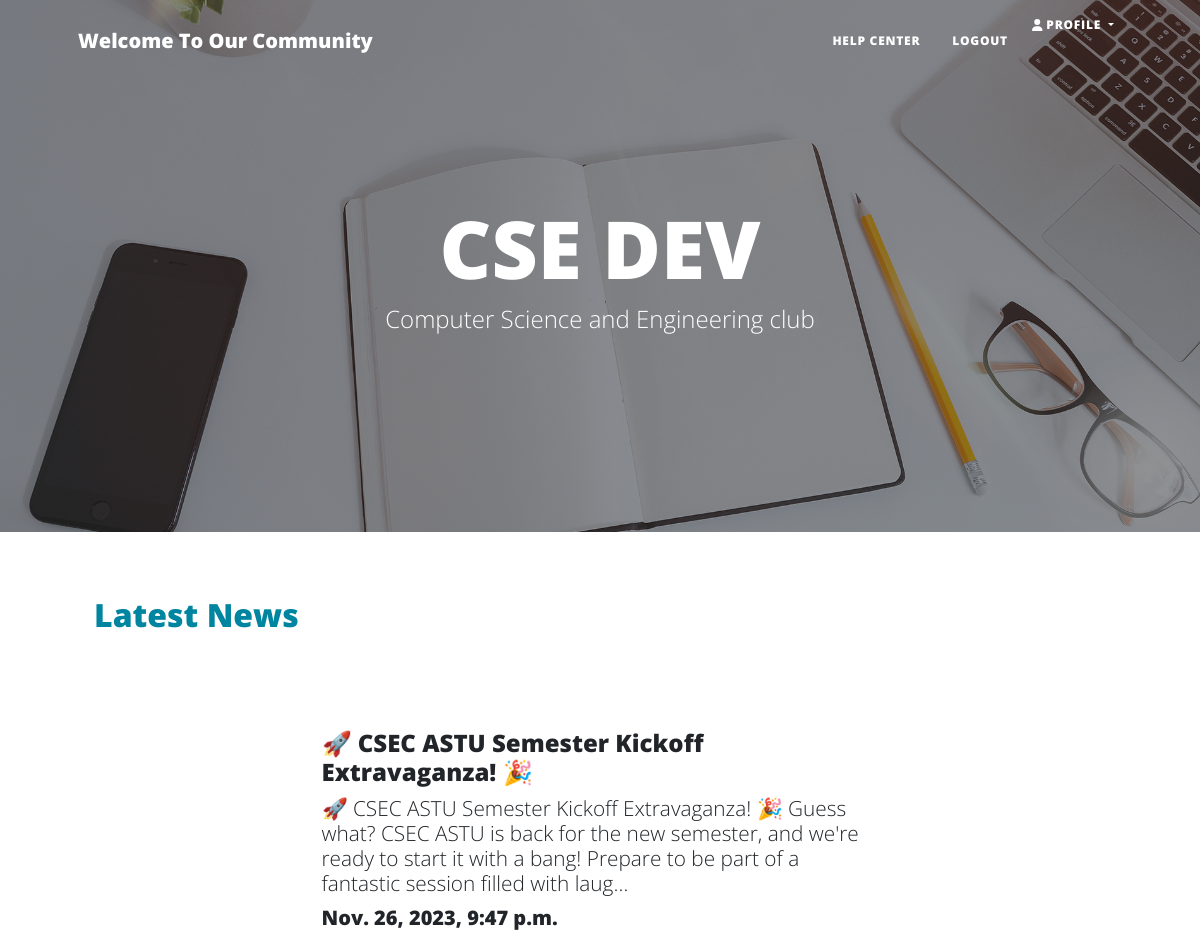
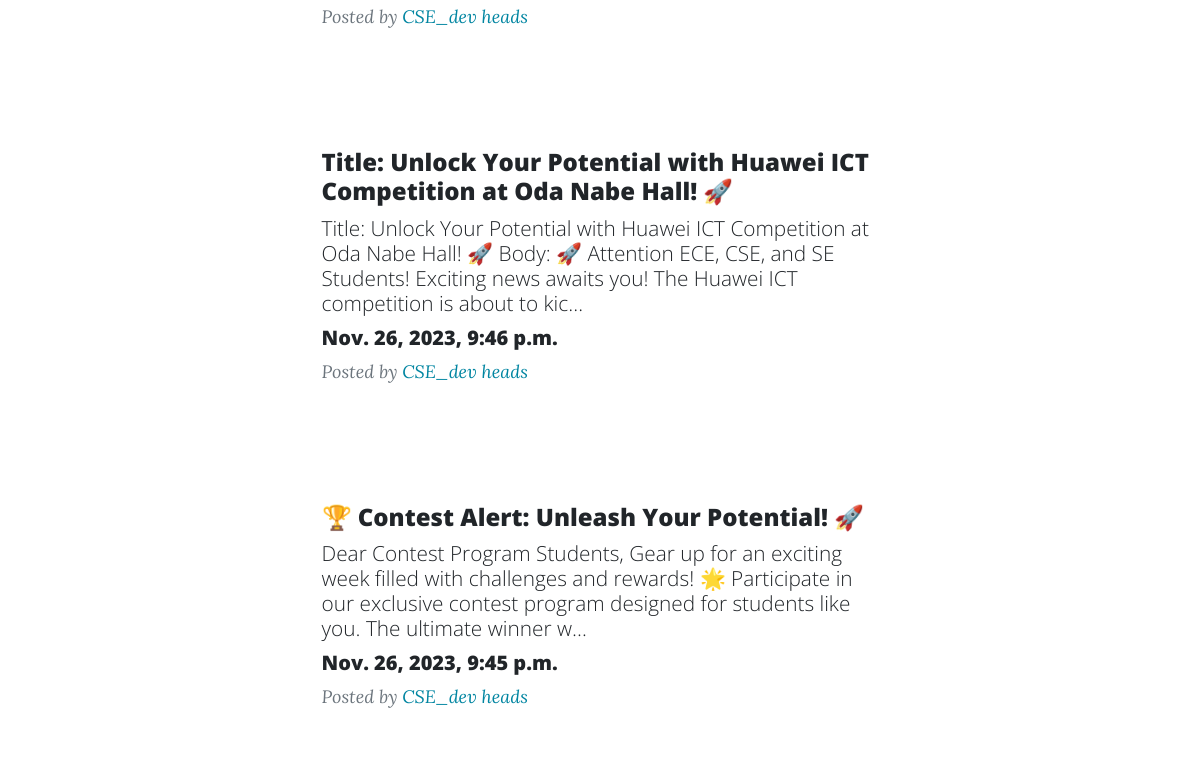
Page /home/ (upper part) on the earlier database version (2 pictures, top to bottom).
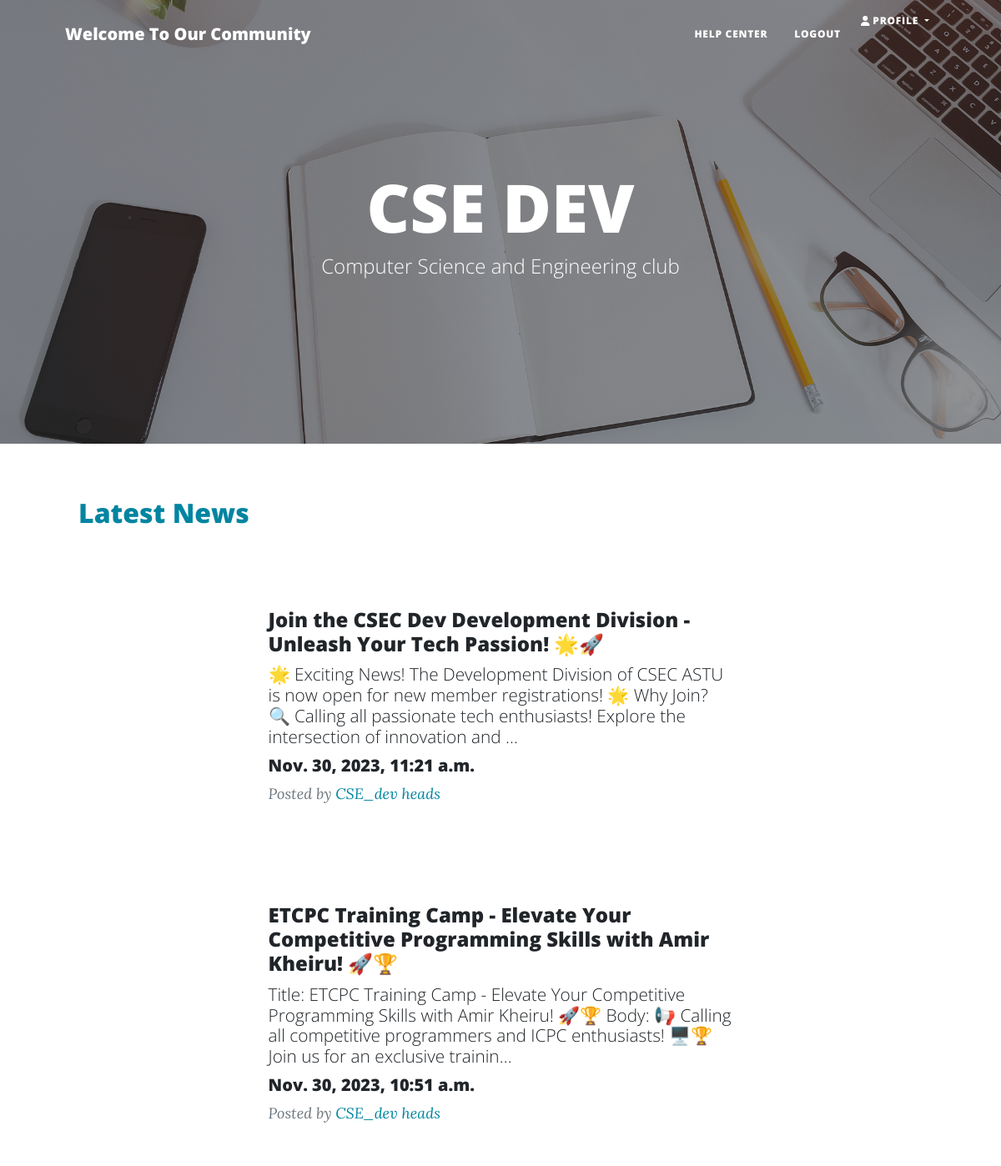
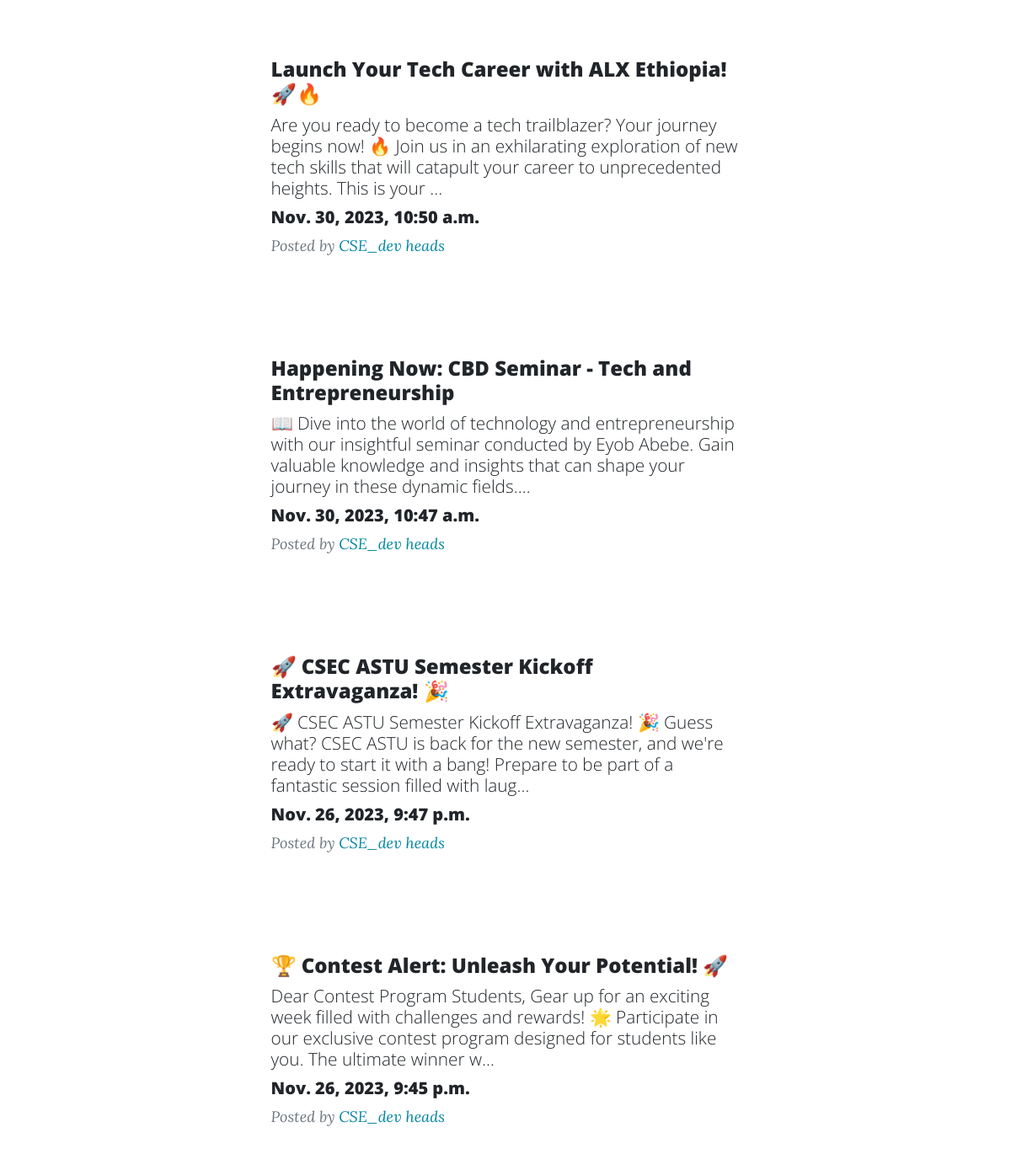
Same page on the later database version (2 pictures, top to bottom).
### pro/models.py (models this page shows, shortened)
class Post(models.Model):
    title = models.CharField(max_length=200)
    body = models.CharField(max_length=10000000)
    date = models.DateTimeField(default=datetime.now)

### pro/views.py (the view)
# urls.py: path('home/', views.home, name='home'),
def home(request):
        posts=Post.objects.all()
        return render(request, 'home.html',{'posts':posts})

### template/home.html (shortened to what this page needs)
<!DOCTYPE html>
<html lang="en">
    <head>
        <link rel="stylesheet" href="https://cdn.jsdelivr.net/npm/bootstrap@5.3.2/dist/css/bootstrap.min.css">
        {% load static %}
        <link href="{% static 'css/styles.css' %}" rel="stylesheet" />
    </head>
    <body>
        <nav class="navbar navbar-expand-lg navbar-light" id="mainNav">
            <div class="container px-4 px-lg-5">
                <a class="navbar-brand" href="">Welcome To Our Community</a>
                <button class="navbar-toggler" type="button" data-bs-toggle="collapse" data-bs-target="#navbarResponsive" aria-controls="navbarResponsive" aria-expanded="false" aria-label="Toggle navigation">
                <button class="navbar-toggler" type="button" data-bs-toggle="collapse" data-bs-target="#navbarResponsive" aria-controls="navbarResponsive" aria-expanded="false" aria-label="Toggle navigation">
    <div class="collapse navbar-collapse" id="navbarResponsive">
        <ul class="navbar-nav ms-auto py-4 py-lg-0">
            <li class="nav-item">
                <a class="nav-link px-lg-3 py-3 py-lg-4" href="https://t.me/BiniTech" target="_blank">
                    HELP CENTER
                </a>
            </li>
            <li class="nav-item">
                <a class="nav-link px-lg-3 py-3 py-lg-4" href="{% url 'login_view' %}">
                    Logout
                </a>
            </li>
            <li class="nav-item dropdown">
                <a class="nav-link dropdown-toggle" href="#" id="profileDropdown" role="button" data-bs-toggle="dropdown" aria-expanded="false">
                    <i class="fas fa-user"></i> Profile
                </a>
            </li>
        </ul>
    </div>
            </div>
        </nav>
        <header class="masthead bg-primary text-white" style="background-image: url('{% static 'assets/img/home-bg.jpg' %}')">
            <div class="container position-relative px-4 px-lg-5">
                <div class="row gx-4 gx-lg-5 justify-content-center">
                    <div class="col-md-10 col-lg-8 col-xl-7">
                        <div class="site-heading">
                            <h1>CSE DEV</h1>
                            <span class="subheading">Computer Science and Engineering club</span>
                        </div>
                    </div>
                </div>
            </div>
        </header>
        <div class="container px-4 px-lg-5">
            <div class="row gx-4 gx-lg-5 justify-content-start mb-4">
                <div class="col-md-8 col-lg-6">
                    <div class="latest-news bg-white text-primary p-3">
                        <h2>Latest News</h2>
                    </div>
                </div>
            </div>
            <div class="row gx-4 gx-lg-5 justify-content-center">
                {% for post in posts reversed %}
                    <div class="col-md-10 col-lg-8 col-xl-7">
                        <div class="post-preview mb-4 bg-white p-3">
                            <a href="/posts/{{ post.id }}/">
                                <h2 style="font-size: 1.5rem;" class="post-title">{{ post.title }}</h2>
                                <h3  style="font-size: 1.3rem;" class="post-subtitle">{{ post.body|truncatechars:200 }}</h3>
                                <h5>{{ post.date }}</h5>
                            </a>
                            <p class="post-meta">
                                Posted by
                                <a href="#!" class="text-primary">CSE_dev heads</a>
                            </p>
                        </div>
                    </div>
                {% endfor %}
            </div>
        </div>
    </body>
</html>

Differences in the rows shown:
removed Post: title "Title: Unlock Your Potential with Huawei ICT Competition at Oda Nabe Hall! 🚀", body "Title: Unlock Your Potential with Huawei ICT Competition at Oda Nabe Hall! 🚀 Body: 🚀 Attention ECE, CSE, and SE Students! Exciting news awaits you! The Huawei ICT competition is about to kic…", date "Nov. 26, 2023, 9:46 p.m."
added Post: title "Join the CSEC Dev Development Division - Unleash Your Tech Passion! 🌟🚀", body "🌟 Exciting News! The Development Division of CSEC ASTU is now open for new member registrations! 🌟 Why Join? 🔍 Calling all passionate tech enthusiasts! Explore the intersection of innovation and …", date "Nov. 30, 2023, 11:21 a.m."
added Post: title "ETCPC Training Camp - Elevate Your Competitive Programming Skills with Amir Kheiru! 🚀🏆", body "Title: ETCPC Training Camp - Elevate Your Competitive Programming Skills with Amir Kheiru! 🚀🏆 Body: 📢 Calling all competitive programmers and ICPC enthusiasts! 🖥🏆 Join us for an exclusive trainin…", date "Nov. 30, 2023, 10:51 a.m."
added Post: title "Launch Your Tech Career with ALX Ethiopia! 🚀🔥", body "Are you ready to become a tech trailblazer? Your journey begins now! 🔥 Join us in an exhilarating exploration of new tech skills that will catapult your career to unprecedented heights. This is your …", date "Nov. 30, 2023, 10:50 a.m."
added Post: title "Happening Now: CBD Seminar - Tech and Entrepreneurship", body "📖 Dive into the world of technology and entrepreneurship with our insightful seminar conducted by Eyob Abebe. Gain valuable knowledge and insights that can shape your journey in these dynamic fields.…", date "Nov. 30, 2023, 10:47 a.m."
